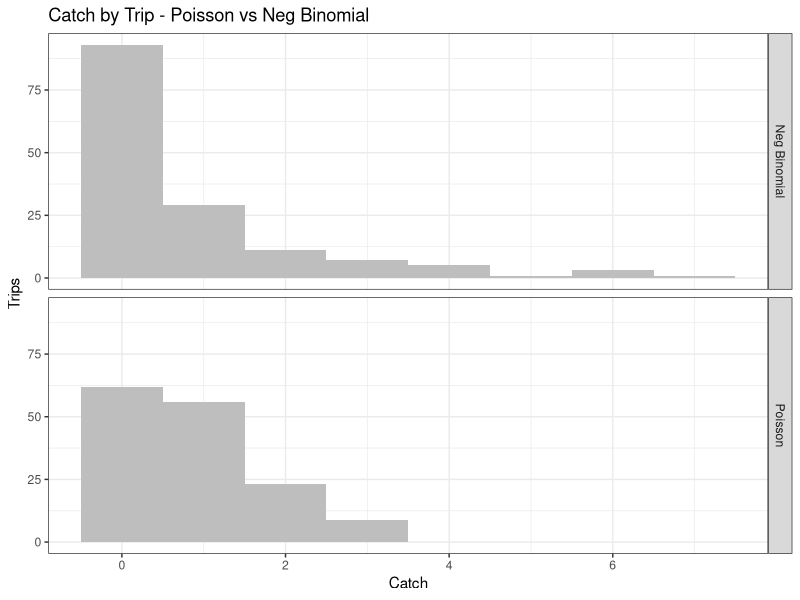

Write R code to recreate this figure.
#Bull trout model, based on Post et al. 2003. NAJFM 23:22-34
# This code is much the same as for Assignment 2.5b, but with modifications to 
# allow angler catch to be modeled as distributed among anglers using a discrete 
# distribution: Poisson or negative binomial, and then examine the effect
# of a bag limit
library(ggplot2)
#Steps 1 and 2: Define population variables
ages <- seq(1:15)
btrout <- array(0,dim=c(15,100))
adults <- numeric(100)
bt_len <- numeric(15)
bt_wt <- numeric(15)
mat_age <- 6
fec <- c(-61.288,1.478) 
vB <- c(80,.32,2.29)  
lw <- c(.01,3)       
natmort <- .2 
sr <-  c(.002,.00000125) #values from VB model, not Table 1 in Post et al

#Step 3: Define fishery parameters
vf <- c(.3,1200)     
q <- 0.07  # catchability from Post et al paper (I think this is ha per angler-hr)

# Modications needed for discrete catch per trip distribution
triplength <- 3.5  # hours per trip
lake_area <- 525   # ha of lake
q_corr <- q * triplength / lake_area  # q in units of 1/trips (i.e., adjust for trip length and area)

hm <- 0.1  # hooking mortality
ncm <-0.1
trips <- 150 #replace E (effort) with trips
release_fish <- numeric(trips)
bag_limit <- 2
  
#Step 4: Calculate lengths and weights
bt_len <- vB[1] * (1-exp(-vB[2]*(ages-vB[3])))  #VonB growth
bt_len[1] <- 7.3 #linear growth age 1 and 2 
bt_len[2] <- 11.8
bt_wt <- lw[1]*bt_len^lw[2]

# and calculate age-specific vulnerability
v <- (1 - exp(-vf[1]*bt_len))^vf[2]


#Step 5: initialize numbers
age0 <- 2000
btrout[1,1] <- 1000
for (j in 2:15) {
  btrout[j,1] <- btrout[j-1,1]*(1-natmort)
}
adults[1] <- sum(btrout[6:15,1])
#Step 6: Start a loop over time
for (i in 1:99)  {
  #Steps 7a-e and 8 are modified to model catch per trip as a discrete distibution among trips
  #Step 7a: Calculate average catch per trip
  catch_age <- q_corr * btrout[,i]*v  # by age
  avg_catch <- sum(catch_age)         # all ages
  #Step 7b: Generate a distribution of catches
  catch_by_trip <- rpois(trips,avg_catch)  # Poisson
  catch_by_trip_NB <- rnbinom(trips, size=.5, mu=avg_catch) # Negative binomial
  #Step 7c: Check each trip against the bag limit
  for (k in 1:trips) { # sets fish to release if catch > bag
    release_fish[k] <- max(0,catch_by_trip[k]-bag_limit)
  } 
  kept_by_trip <- catch_by_trip - release_fish  # for each trip
  #Step 7d: Adjust catches to reflect trips where bag limit exceeded
  kept_catch <- sum(kept_by_trip)  #sum over trips
  catch_reduce <- kept_catch/avg_catch  #proportion kept
  catch_age_kept <- catch_age * catch_reduce  # numbers kept by age
  #Step 7e: Calculate fish deaths due to hooking mortality
  release_death <- catch_age * (1-catch_reduce) * hm

  #Step 8: Calculate total deaths, use non-instantaneous rates, as per VisBasic model
  deaths <- natmort * btrout[,i] + catch_age_kept + release_death
  
  #Step 9: Apply tautology
  for (j in 15:2) {
    btrout[j,i+1] <- btrout[j-1,i] - deaths[j-1] 
    btrout[1,i+1] <- age0 * (1 - natmort)  #first year losses, no fishing
  } 
  adults[i+1] <- sum(btrout[6:15,i+1])
  #Step 10: Calculate population egg production
  eggs <- sum(btrout[mat_age:15,i]*(fec[1]+fec[2]*bt_wt[mat_age:15])*0.5)
  
  #Step 11: Calculate recruitment using Bev-Holt model
  age0 <- sr[1]*eggs/(1+sr[2]*eggs)
  
#Step 12: End time loop
}

#Step 13: Plot the results
#Combine Poisson and NB distributions into a single data frame
dtype <- rep('P', trips) # category lables for each distribution
dtypeNB <- rep('NB', trips)
catch_dists <- data.frame(dtype,catch_by_trip)
catch_dists <- rbind(catch_dists, data.frame(dtype=dtypeNB,catch_by_trip=catch_by_trip_NB))

rowlab <- c(NB="Neg Binomial",P="Poisson") # labels for facets
Poisson <- ggplot(data=catch_dists) +
  geom_histogram(mapping = aes(x=catch_by_trip),
                 binwidth = 1, fill='grey') +
  facet_grid(dtype ~ .,
             labeller = labeller(dtype=rowlab)) +
  labs(title="Catch by Trip - Poisson vs Neg Binomial",
       x="Catch",
       y="Trips") +
  theme_bw()
plot(Poisson)
